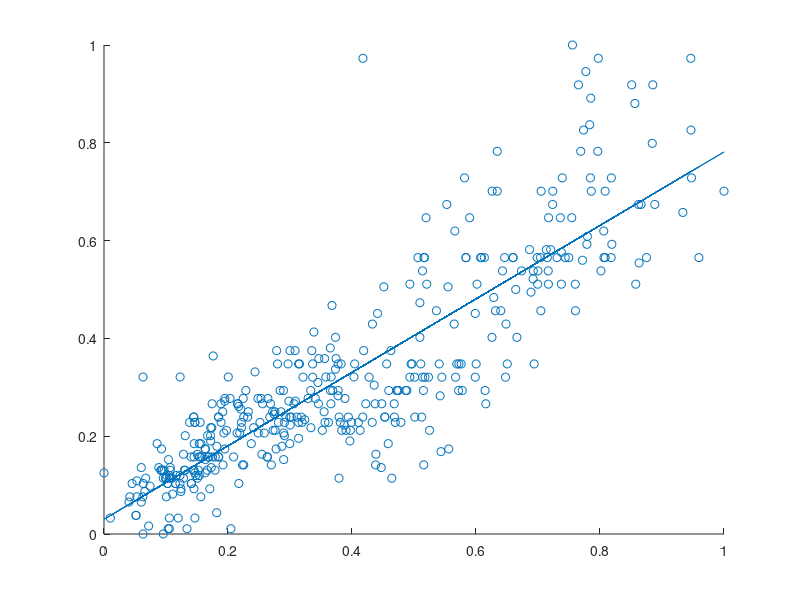

Here is the MATLAB script that generated this plot:
clear,clc;
close all;

%% Read
load carbig;

% Deal with the NaN data
index=find(isnan(Horsepower)==0);
Mean=mean(Horsepower(index));
Horsepower(isnan(Horsepower))=Mean;

% Normalize data
Weight_N = (Weight - min(Weight))/(max(Weight) - min(Weight));
n=numel(Weight_N);
%% Closed form
t=Horsepower;   % Target
t=(t-min(t))/(max(t)-min(t));

Mean_weight=mean(Weight_N);
Mean_t=mean(t);

Sxy=sum(t.*Weight_N)-(1/n)*sum(Weight_N)*sum(t);
Sxx=sum(Weight_N.^2)-(1/n)*(sum(Weight_N)^2);

b=Sxy/Sxx;
a=Mean_t-b*Mean_weight;

W=[b,a];
X=[Weight_N,ones(n,1)];
figure; 
hold on;
scatter(Weight_N,t);
plot(Weight_N,X*W');
hold off;